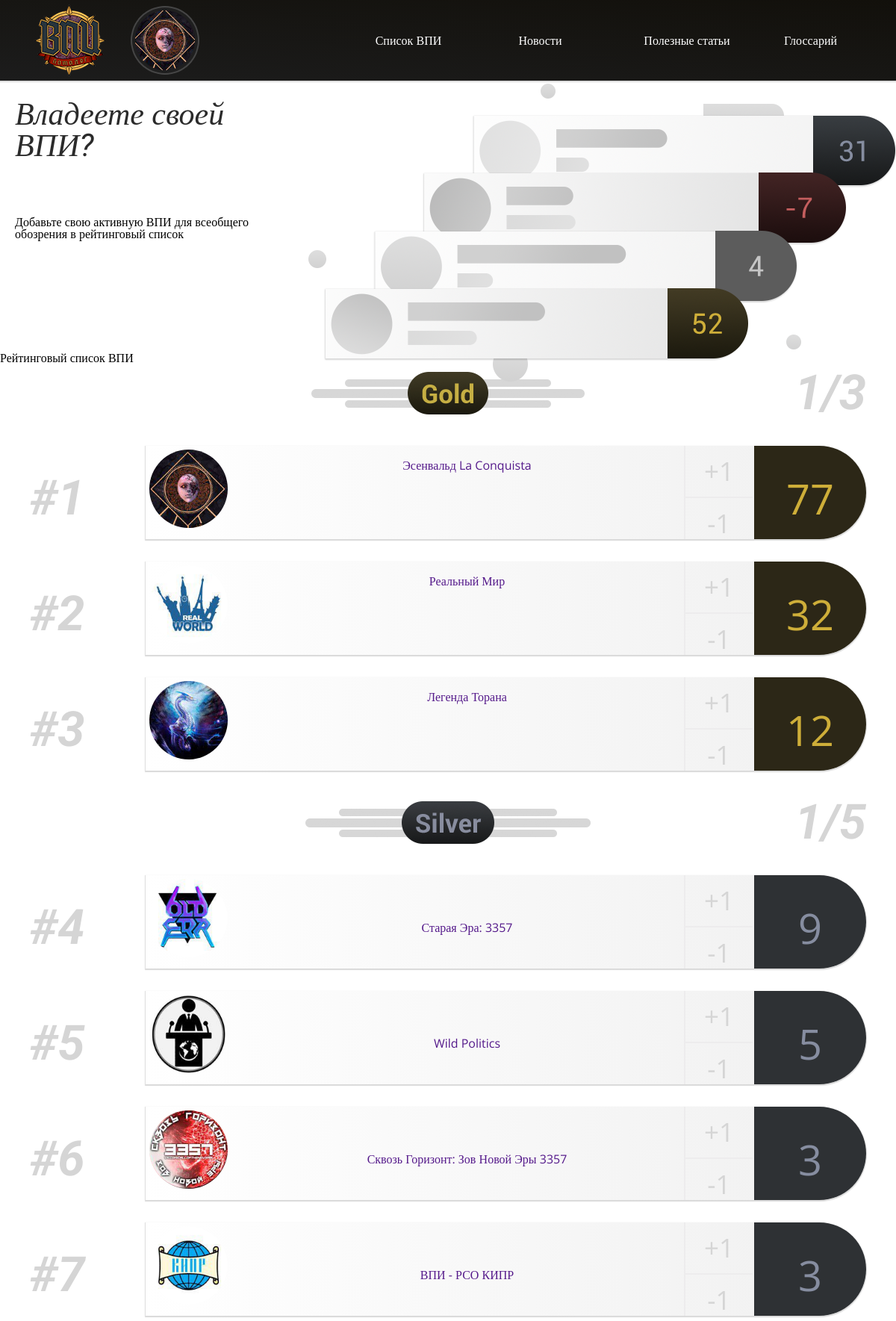
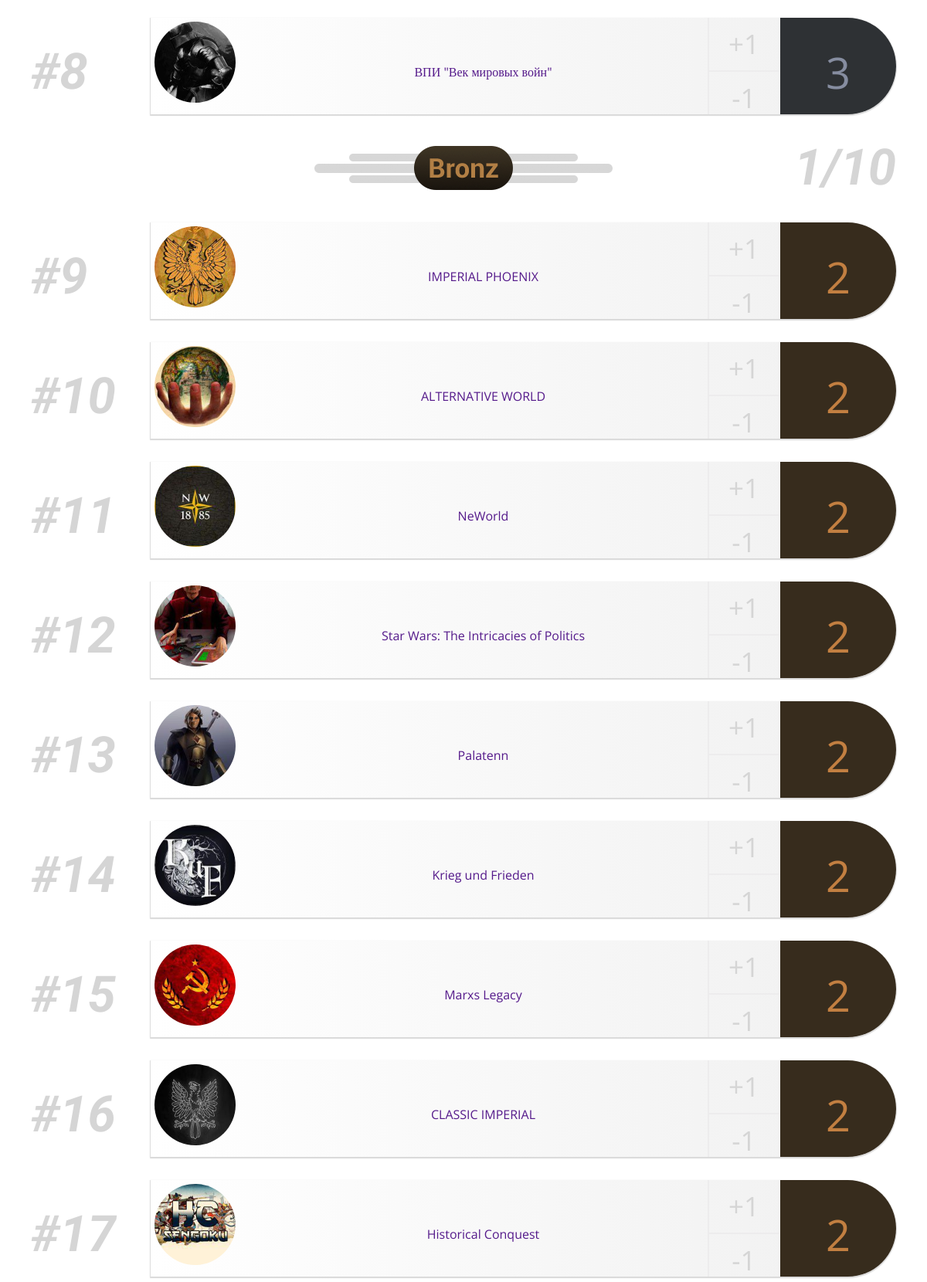
The app's page /voting/index.php (upper part) with its own data (2 pictures, top to bottom).
### tables this page shows
CREATE TABLE `entries` (
  `id` int(11) NOT NULL,
  `title` varchar(255) NOT NULL,
  `genre` varchar(255) NOT NULL,
  `type` varchar(255) NOT NULL,
  `admin` varchar(255) NOT NULL,
  `info` varchar(255) NOT NULL,
  `votes` int(11) NOT NULL DEFAULT 0,
  `link` varchar(255) NOT NULL
);

### voting/index.php (the view, shortened to what this page needs)
<?php
include('config.php');
$path = '../';
?>
<html>
<head>
	<?php include ("../blocks/link_css.php")?>
	<link rel='stylesheet' href='../css/votes.css'>
	<link rel="stylesheet" href="../css/index.css">
</head>
<body>
<?php include ("../blocks/header.php")?>
	<div class="container_up">
		<span class="conteiner_up_text_1">Владеете своей ВПИ?</span>
		<span class="conteiner_up_text_2">Добавьте свою активную ВПИ для всеобщего обозрения в рейтинговый список</span>
		<div class="thumb_up">
			<img   src="../img/voting/thumb_up.png" alt="" >
		</div>
	</div>
	<div class='textRait'>Рейтинговый список ВПИ</div>
	<div class='container_strips'><div class='fraction'>1/3</div><div class='strips'>
			</div>
		</div>
	<?php
		$u = 1;
		$query = 'SELECT * FROM entries order by votes DESC';
		$rows = $mysqli->query($query);
		if(mysqli_num_rows($rows)>0){
			while($row = mysqli_fetch_assoc($rows)){
				$net_vote = $row['votes'];
				if($u == 4) { echo "<div class='container_strips'><div class='fraction'>1/5</div>
					<div class='strips'>
					<svg
					 xmlns='http://www.w3.org/2000/svg'
					 xmlns:xlink='http://www.w3.org/1999/xlink'
					 width='382px' height='57px'>
					</svg></div></div>";
				}
				elseif($u == 9) { echo "<div class='container_strips'><div class='fraction'>1/10</div><div class='strips'>
					<svg
					 xmlns='http://www.w3.org/2000/svg'
					 xmlns:xlink='http://www.w3.org/1999/xlink'
					 width='386px' height='57px'>
					</svg></div></div>";
				}
		?>
	<div class='container_vote'>
		<div class='voting'  >
			<img class='imgs' id='img<?php echo $row['id']; ?>' src='../img/logo_130/img<?php echo $row['id']; ?>.jpg'>
			<span class='link'>
			<a href='<?php echo $row['link']; ?>'> <?php echo $row['title']; ?> </a>
			</span>
				<?php
				if($u <= 3 && $net_vote > 0)
				{
					echo "<div class='gold container_";
					echo $row['id'];
					echo "'>";
				}
				elseif($u >= 4 && $u <= 8 && $net_vote > 0)
				{
					echo "<div class='silver container_";
					echo $row['id'];
					echo "'>";
				}
				elseif($u >= 9 && $u < 19 && $net_vote > 0)
				{
					echo "<div class='bronze container_";
					echo $row['id'];
					echo "'>";
				}
				elseif($u >= 19  && $net_vote >= 0)
				{
					echo "<div class='common container_";
					echo $row['id'];
					echo "'>";
				}
				else
				{
					echo "<div class='trash container_";
					echo $row['id'];
					echo "'>";
				}
				?>
			<span class='votes_count' id='votes_count_<?php echo $row['id']; ?>'>
			<?php echo $net_vote; ?></span>
			</div>
			<div class='vote_buttons' id='vote_buttons<?php echo $row['id']; ?>'>
			<a href='javascript:;' class='vote_up' id='<?php echo $row['id']; ?>'><p class='markVote'>+1</p></a>
			<a href='javascript:;' class='vote_down' id='<?php echo $row['id']; ?>'><p class='markVote'>-1</p></a>
			</div>
			<div  class='RP'><?php echo $row['type']; ?></div>
			</div>
		</div>
	<?php
		$u++;}
	}
	else echo 'Ошибка чтения данных с БД';
	?>
</body>
</html>

### blocks/link_css.php
<link rel="stylesheet" href="<?php echo $path?>css/header/header.css">
<link rel="stylesheet" href="<?php echo $path?>css/footer/footer.css">

### blocks/header.php (shortened to what this page needs)
<?php
$query = 'SELECT * FROM entries order by votes DESC';
$result = mysqli_query($mysqli, $query);
$row = mysqli_fetch_assoc($result);
?>
<header class="header">
	<div class="container">
		<div class="header-body">
			<div class="logos">
				<a href="<?php echo $path?>index.php" class="logos_logo">
					<img src="<?php echo $path?>img/header/logo.png" alt="Logo of Catalog WPG" class="logos__img">
				</a>
				<a href="../cards/card.php?id=<?php echo $row['id']; ?>" class="logos__bestWPG" >
					<img src="<?php echo $path?>img/header/border_for_best_wpi.png" alt="Logo of Best WPG"  class="logos__img id">
				</a>
			</div>
			<div class="navbar">
				<div class="navbar__links navbar__links-list">
					<a href="<?php echo $path?>voting/voting.php" class="navbar__link">Список ВПИ</a>
				</div>
				<div class="navbar__links navbar__links-news">
					<a href="#" class="navbar__link">Новости</a>
				</div>
				<div class="navbar__links navbar__links-articles">
					<a href="#" class="navbar__link">Полезные статьи</a>
				</div>
				<div class="navbar__links navbar__links-glossary">
					<a href="#" class="navbar__link">Глоссарий</a>
				</div>
			</div>
		</div>
	</div>
</header>

### css/header/header.css (style rules this page uses)
* { padding: 0px; margin: 0px; border: 0px; }
*, *:before, *:after { box-sizing: border-box; }
aside, nav, footer, header, section { display: block; }
html, body { height: 100%; margin: 0; padding: 0; min-width: 320px; position: relative; width: 100%; color: #000; }
body { font-size: 100%; line-height: 1; font-size: 16px; font-family: "Open Sans"; -ms-text-size-adjust: 100%; -moz-text-size-adjust: 100%; -webkit-text-size-adjust: 100%; }
a, a:visited { text-decoration: none; }
img { vertical-align: top; }
.header { box-shadow: 0px 1px 1.02px 0.98px rgba(0, 0, 0, 0.15); background-image: linear-gradient(-176deg, #12100b 0%, #1c1c1c 100%); position: fixed; z-index: 100; min-width: 100%; }
.header-body { display: flex; height: 108px; align-items: center; transition: all 0.4s ease; }
.logos { display: flex; align-items: center; }
.logos_logo { position: relative; object-fit: cover; }
.logos__bestWPG { position: relative; margin-left: 32px; object-fit: cover; }
.logos__img { position: relative; z-index: 12; border-radius: 50%; }
.navbar { display: flex; width: 100%; justify-content: flex-end; font-size: 1em; transition: all 1s ease; }
.navbar__links-list { width: 152px; }
.navbar__links-news { width: 201px; }
.navbar__links-articles { width: 192px; }
.navbar__links-glossary { width: 139px; }
.navbar__links { display: flex; justify-content: center; align-items: center; }
.navbar__link { position: relative; z-index: 2; color: #fff; font-weight: 300; }

### css/index.css (style rules this page uses)
* { padding: 0px; margin: 0px; border: 0px; }
*, *:before, *:after { box-sizing: border-box; }
aside, nav, footer, header, section { display: block; }
html, body { height: 100%; margin: 0; padding: 0; min-width: 320px; position: relative; width: 100%; color: #000; }
body { font-size: 100%; line-height: 1; font-size: 16px; font-family: "Open Sans"; -ms-text-size-adjust: 100%; -moz-text-size-adjust: 100%; -webkit-text-size-adjust: 100%; }
a, a:visited { text-decoration: none; }
img { vertical-align: top; }
.container { max-width: 1110px; margin: 0 auto; width: 100%; }

### records on screen
entries: shows a picture, title "Эсенвальд La Conquista", votes "77"
entries: shows a picture, title "Реальный Мир", votes "32"
entries: shows a picture, title "Легенда Торана", votes "12"
entries: shows "1/5", shows a picture, title "Старая Эра: 3357", votes "9"
entries: shows a picture, title "Wild Politics", votes "5"
entries: shows a picture, title "Сквозь Горизонт: Зов Новой Эры 3357", votes "3"
entries: shows a picture, title "ВПИ - РСО КИПР", votes "3"
entries: shows a picture, title "ВПИ \"Век мировых войн\"", votes "3"
entries: shows "1/10", shows a picture, title "IMPERIAL PHOENIX", votes "2"
entries: shows a picture, title "ALTERNATIVE WORLD", votes "2"
entries: shows a picture, title "NeWorld", votes "2"
entries: shows a picture, title "Star Wars: The Intricacies of Politics", votes "2"
entries: shows a picture, title "Palatenn", votes "2"
entries: shows a picture, title "Krieg und Frieden", votes "2"
entries: shows a picture, title "Marxs Legacy", votes "2"
entries: shows a picture, title "CLASSIC IMPERIAL", votes "2"
entries: shows a picture, title "Historical Conquest", votes "2"
